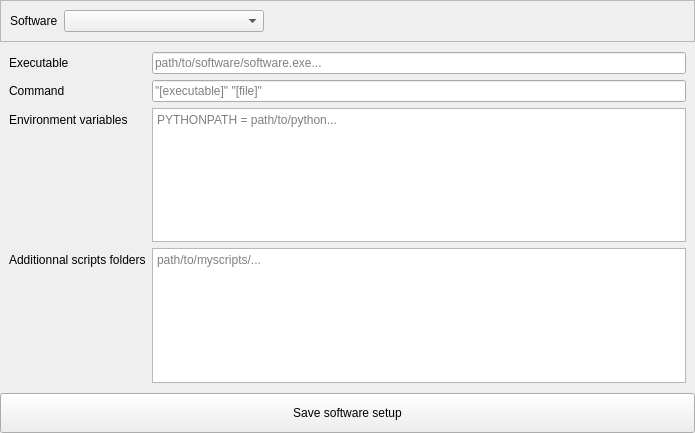
           <widget class="QWidget" name="scrollAreaWidgetContents_2">
            <property name="geometry">
             <rect>
              <x>0</x>
              <y>0</y>
              <width>695</width>
              <height>433</height>
             </rect>
            </property>
            <layout class="QVBoxLayout" name="verticalLayout_5">
             <property name="spacing">
              <number>1</number>
             </property>
             <property name="leftMargin">
              <number>0</number>
             </property>
             <property name="topMargin">
              <number>0</number>
             </property>
             <property name="rightMargin">
              <number>0</number>
             </property>
             <property name="bottomMargin">
              <number>0</number>
             </property>
             <item>
              <widget class="QFrame" name="frame_6">
               <property name="frameShape">
                <enum>QFrame::StyledPanel</enum>
               </property>
               <property name="frameShadow">
                <enum>QFrame::Raised</enum>
               </property>
               <layout class="QVBoxLayout" name="verticalLayout_6">
                <item>
                 <layout class="QHBoxLayout" name="horizontalLayout_5">
                  <item>
                   <widget class="QLabel" name="label_14">
                    <property name="text">
                     <string>Software</string>
                    </property>
                   </widget>
                  </item>
                  <item>
                   <widget class="QComboBox" name="setup_softwares_comboBox">
                    <property name="minimumSize">
                     <size>
                      <width>200</width>
                      <height>0</height>
                     </size>
                    </property>
                   </widget>
                  </item>
                  <item>
                   <spacer name="horizontalSpacer">
                    <property name="orientation">
                     <enum>Qt::Horizontal</enum>
                    </property>
                    <property name="sizeHint" stdset="0">
                     <size>
                      <width>40</width>
                      <height>20</height>
                     </size>
                    </property>
                   </spacer>
                  </item>
                 </layout>
                </item>
               </layout>
              </widget>
             </item>
             <item>
              <widget class="QFrame" name="frame_5">
               <layout class="QFormLayout" name="formLayout_4">
                <item row="0" column="0">
                 <widget class="QLabel" name="label_7">
                  <property name="text">
                   <string>Executable</string>
                  </property>
                 </widget>
                </item>
                <item row="0" column="1">
                 <widget class="QLineEdit" name="executable_lineEdit">
                  <property name="readOnly">
                   <bool>false</bool>
                  </property>
                  <property name="placeholderText">
                   <string>path/to/software/software.exe...</string>
                  </property>
                 </widget>
                </item>
                <item row="2" column="0">
                 <widget class="QLabel" name="label_11">
                  <property name="text">
                   <string>Environment variables</string>
                  </property>
                 </widget>
                </item>
                <item row="2" column="1">
                 <widget class="QTextEdit" name="env_textEdit">
                  <property name="placeholderText">
                   <string>PYTHONPATH = path/to/python...</string>
                  </property>
                 </widget>
                </item>
                <item row="3" column="0">
                 <widget class="QLabel" name="label_12">
                  <property name="text">
                   <string>Additionnal scripts folders</string>
                  </property>
                 </widget>
                </item>
                <item row="3" column="1">
                 <widget class="QTextEdit" name="additionnal_textEdit">
                  <property name="placeholderText">
                   <string>path/to/myscripts/...</string>
                  </property>
                 </widget>
                </item>
                <item row="1" column="0">
                 <widget class="QLabel" name="label_13">
                  <property name="text">
                   <string>Command</string>
                  </property>
                 </widget>
                </item>
                <item row="1" column="1">
                 <widget class="QLineEdit" name="command_lineEdit">
                  <property name="placeholderText">
                   <string>&quot;[executable]&quot; &quot;[file]&quot;</string>
                  </property>
                 </widget>
                </item>
               </layout>
              </widget>
             </item>
             <item>
              <widget class="QPushButton" name="save_setup_pushButton">
               <property name="minimumSize">
                <size>
                 <width>0</width>
                 <height>40</height>
                </size>
               </property>
               <property name="text">
                <string>Save software setup</string>
               </property>
              </widget>
             </item>
            </layout>
           </widget>
